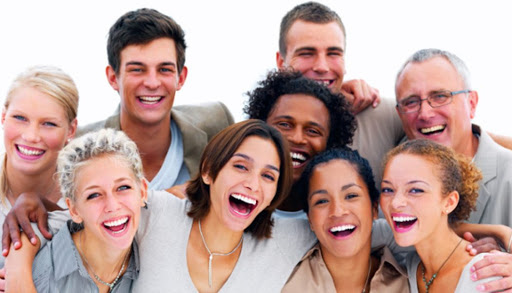
#> input picture test1.jpg, 512 x 293 px
$ python detectimage.py
#> lines starting #> are read from the running program, lines starting #| are printed output that depends on the picture; after the words box and inside, x2 and y2 are one past the last pixel; in counts of white or black regions, pixels touching at a corner belong together
import cv2
import numpy as np
import matplotlib.pyplot as ptl

faceCascade = cv2.CascadeClassifier('haarcascades/haarcascade_frontalface_default.xml')

img = cv2.imread('test1.jpg')
#> img is the input picture: shape (293, 512, 3); mean B, G, R 155.7, 161.3, 189.9

gray = cv2.cvtColor(img, cv2.COLOR_BGR2GRAY)
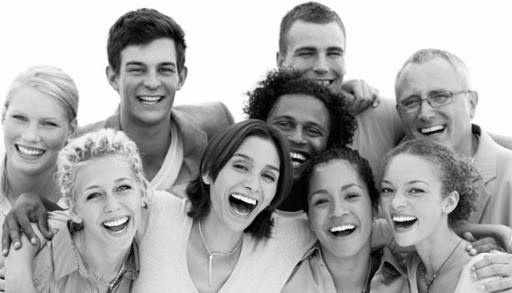
#> gray: shape (293, 512); min 0, max 255, mean 169.2

faces = faceCascade.detectMultiScale(gray,scaleFactor=1.2,
    minNeighbors = 5, minSize=(25,25))
#> faces = [[326, 240, 47, 47], [289, 28, 66, 66], [264, 100, 70, 70], [109, 39, 78, 78], [391, 73, 71, 71], [215, 141, 78, 78], [298, 168, 80, 80], [359, 156, 91, 91], [66, 158, 91, 91]]

for (x,y,w,h) in faces:
    cv2.rectangle(gray,(x,y),(x+w,y+h),(255,0,0),2)
#> this loop made 9 passes
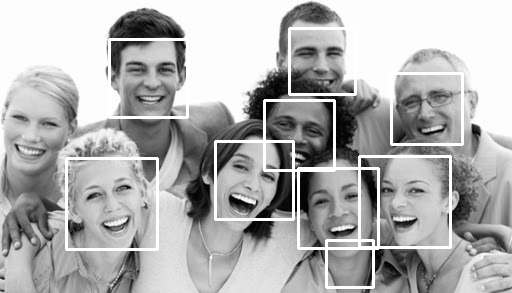
#> gray: shape (293, 512); 5.23% of pixels changed, all inside (x1, y1, x2, y2) = (65, 27, 464, 289)

cv2.imshow('faces',gray)

if cv2.waitKey(0) & 0xFF == ord('q'):
#> (key q is pressed here)
    cv2.destroyAllWindows()

$ run again, with test2.jpg copied over test1.jpg
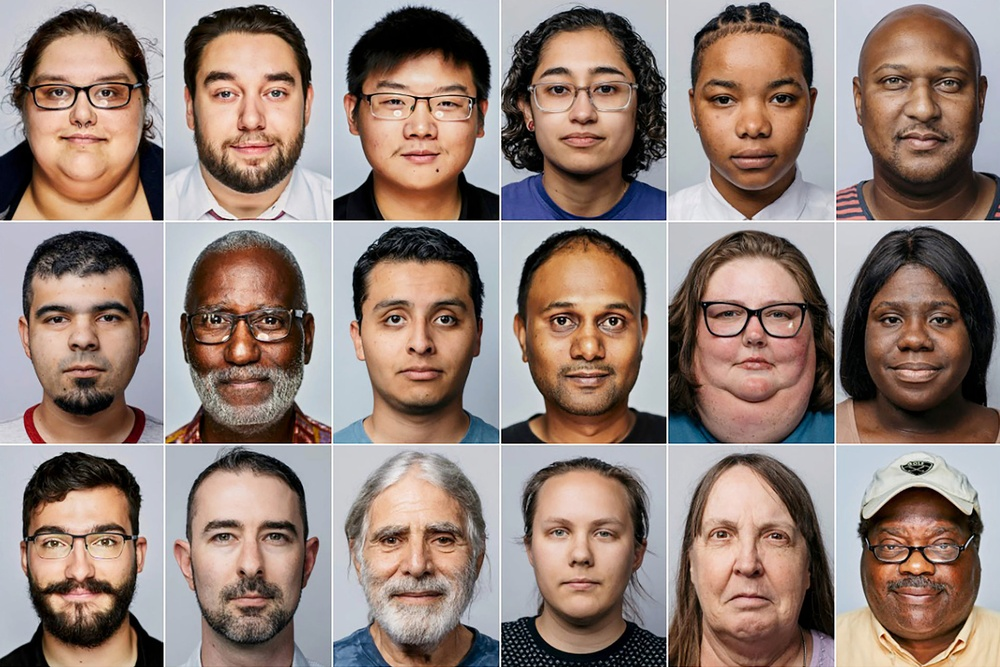
#> input picture test2.jpg, 1000 x 667 px, shrunk from 2048 x 1365 before the run
#> img is the input picture: shape (667, 1000, 3); mean B, G, R 119.7, 128.2, 147.7
#> `gray = cv2.cvtColor(img, cv2.COLOR_BGR2GRAY)`:
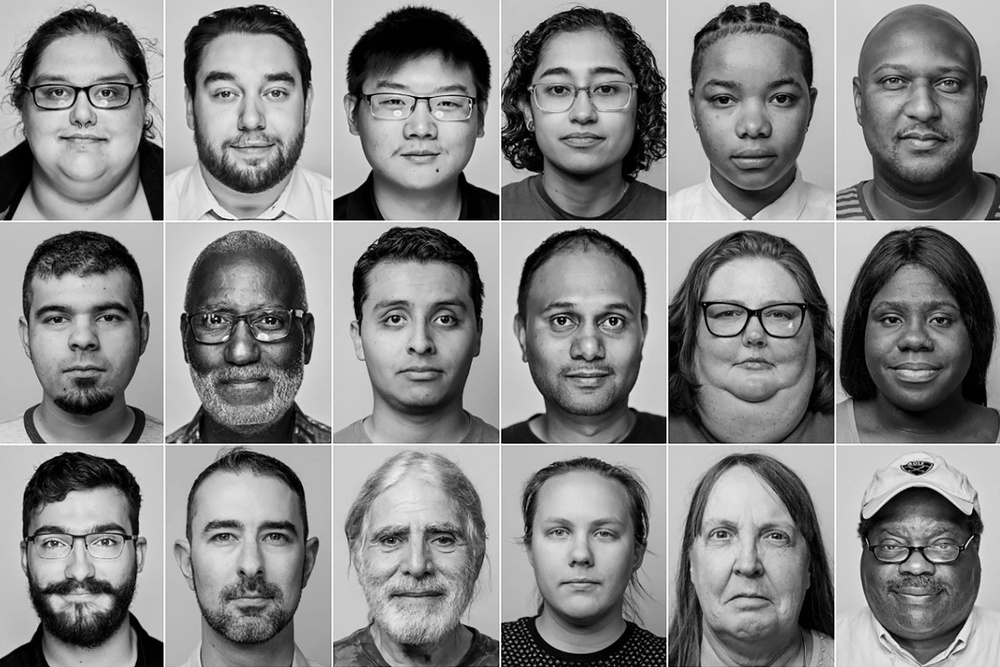
#> gray: shape (667, 1000); min 0, max 255, mean 133.1
#> faces = 18 rows, first 6: [518, 36, 133, 133], [180, 36, 143, 143], [686, 44, 138, 138], [19, 265, 132, 132], [856, 269, 121, 121], [347, 260, 148, 148]
#> the loop `for (x,y,w,h) in faces:` made 18 passes
#> after the loop `for (x,y,w,h) in faces:`:
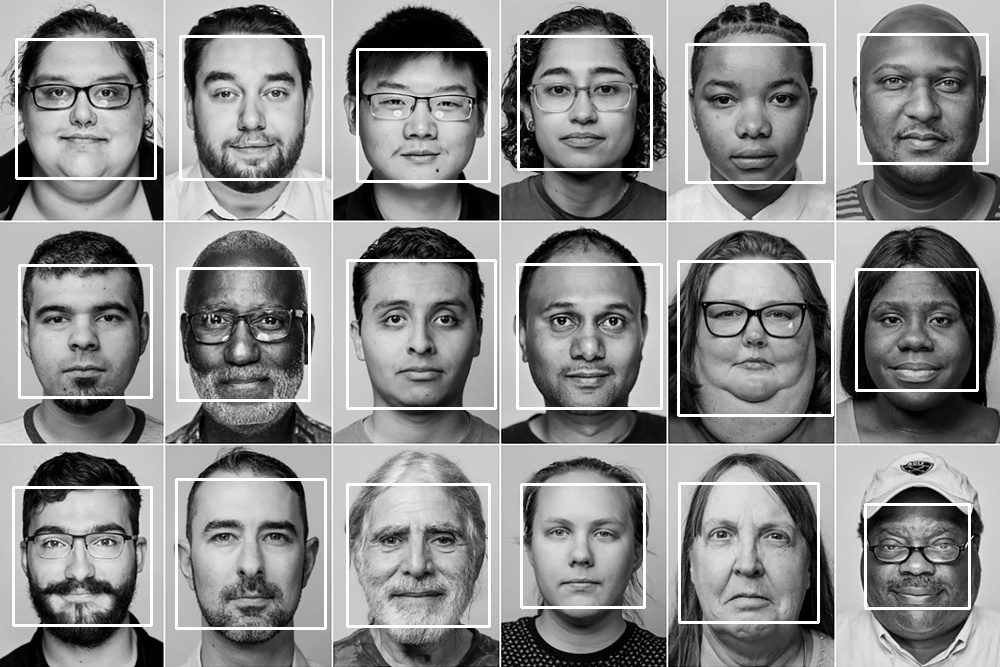
#> gray: shape (667, 1000); 4.38% of pixels changed, all inside (x1, y1, x2, y2) = (12, 33, 989, 630)

$ run again, with test3.jpg copied over test1.jpg
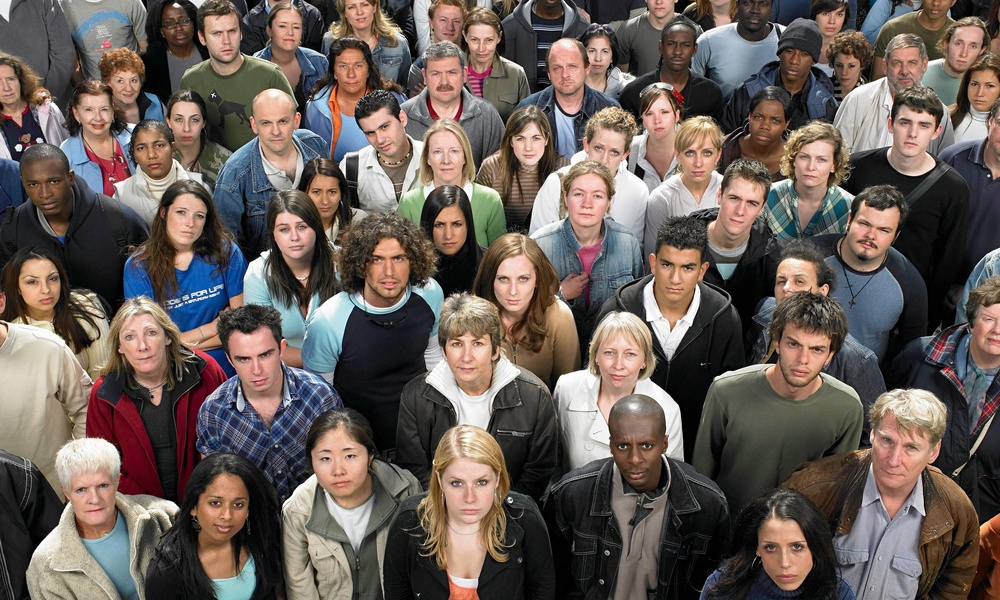
#> input picture test3.jpg, 1000 x 600 px, shrunk from 2560 x 1536 before the run
#> img is the input picture: shape (600, 1000, 3); mean B, G, R 87.6, 93.5, 105.1
#> `gray = cv2.cvtColor(img, cv2.COLOR_BGR2GRAY)`:
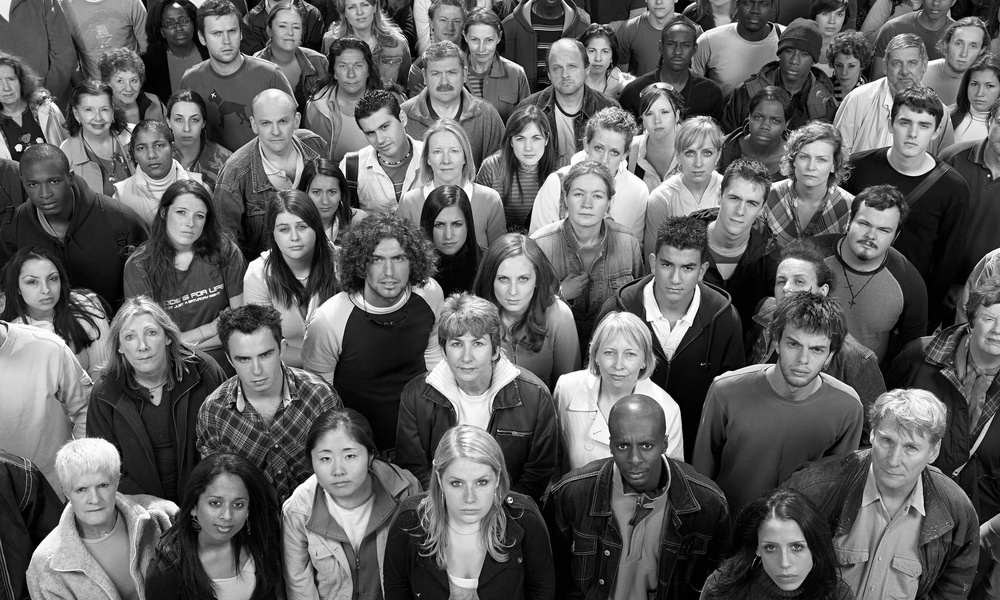
#> gray: shape (600, 1000); min 0, max 255, mean 96.3
#> faces = 47 rows, first 6: [270, 12, 38, 38], [203, 16, 44, 44], [463, 25, 38, 38], [661, 33, 34, 34], [944, 28, 43, 43], [582, 38, 33, 33]
#> the loop `for (x,y,w,h) in faces:` made 47 passes
#> after the loop `for (x,y,w,h) in faces:`:
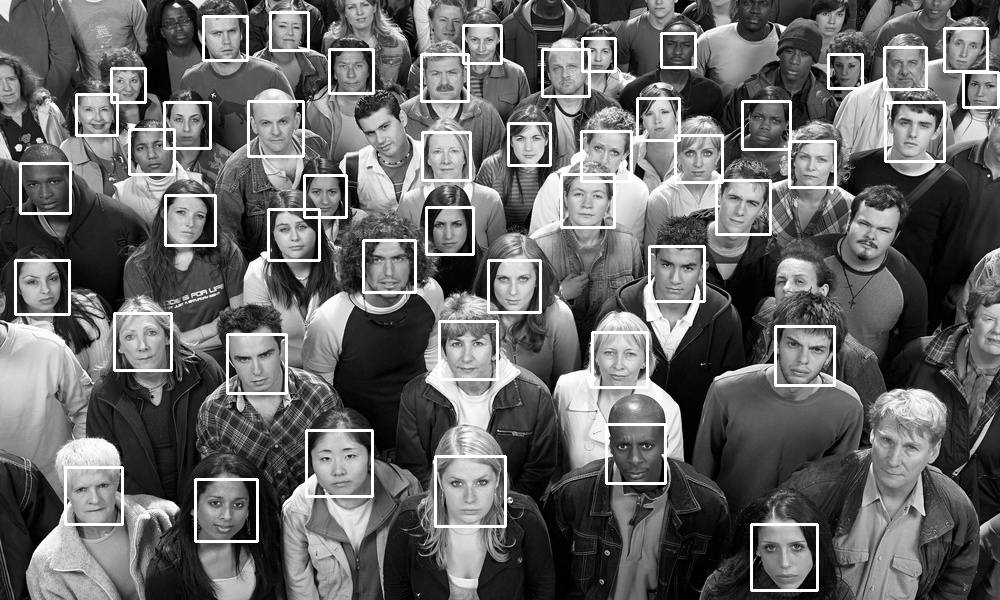
#> gray: shape (600, 1000); 4.55% of pixels changed, all inside (x1, y1, x2, y2) = (14, 11, 1000, 592)
